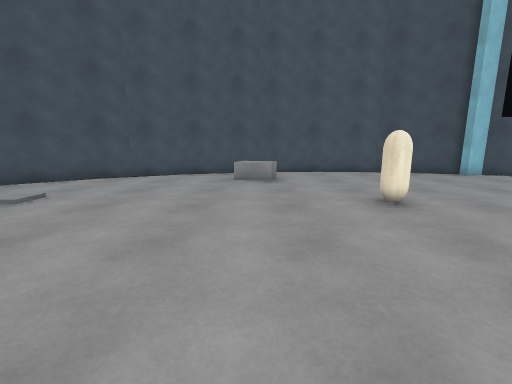
[1] (above)

16 first-person views from a walk through a Unity game level. The camera is 1.2 m above the floor, tilts 10° down and sees 90° across. The floor is counted in squares, 1 m on a side. Each view is taken from the middle of a square. On the plan, view 1 faces up. The plan holds only what a view shows up to about 12 squares ahead; the rest is blank. The place goes on beyond the plan. The player character is not drawn. Surface patterns are stand-ins for the level's own textures.

[2]
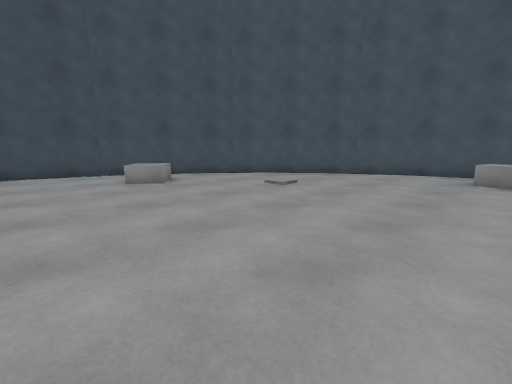

[3]
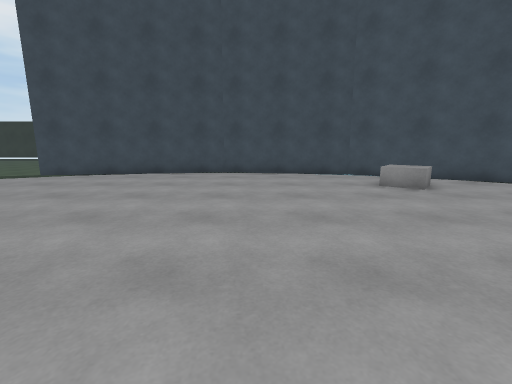

[4]
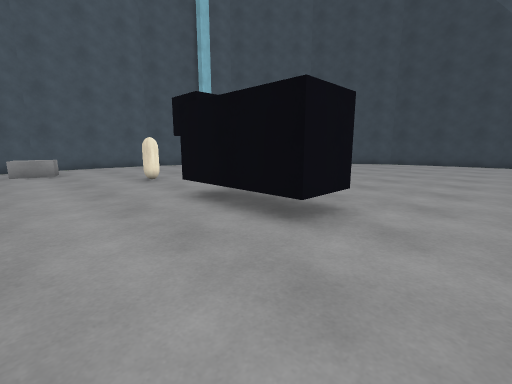

[5]
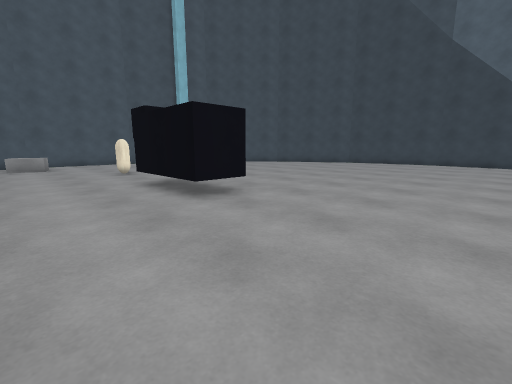

[6]
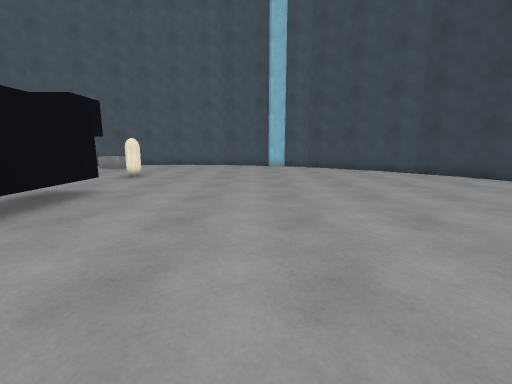

[7]
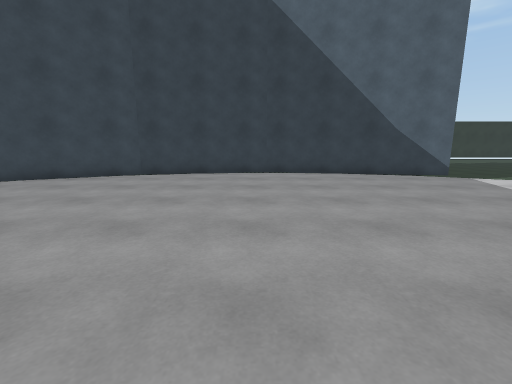

[8]
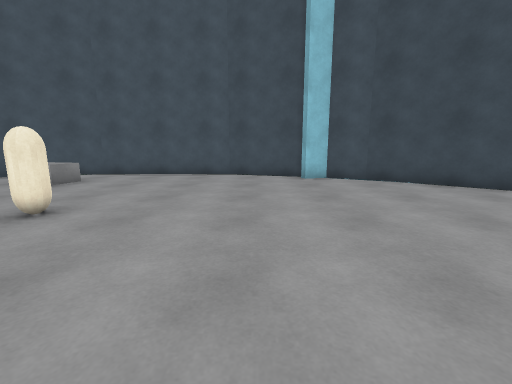

[9]
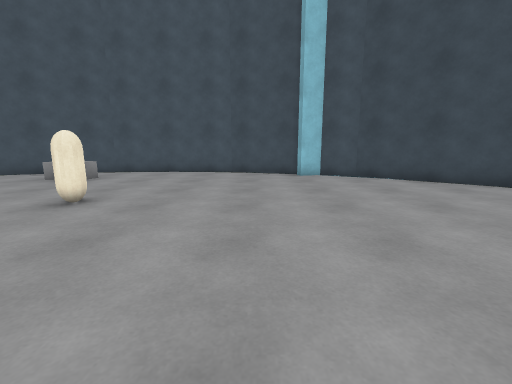

[10]
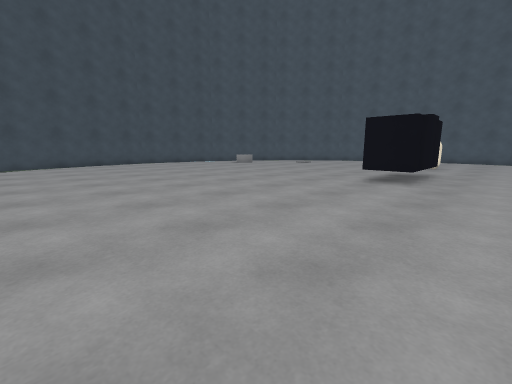

[11]
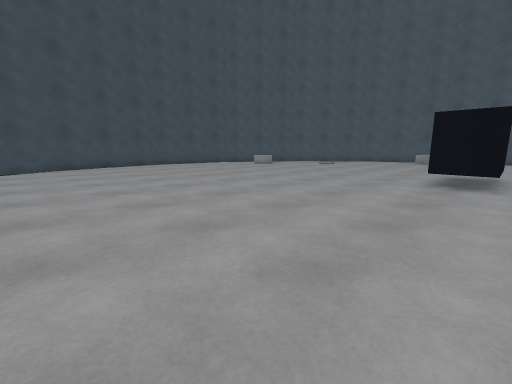

[12]
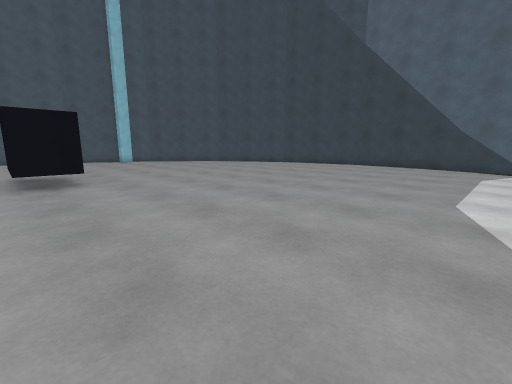

[13]
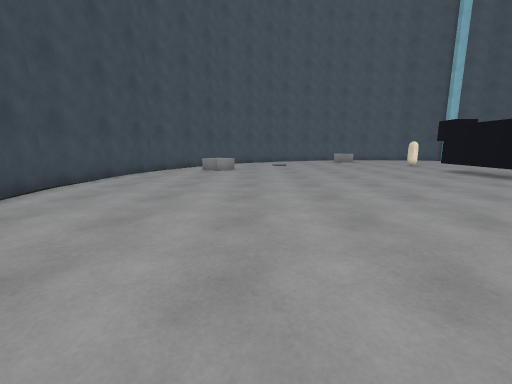

[14]
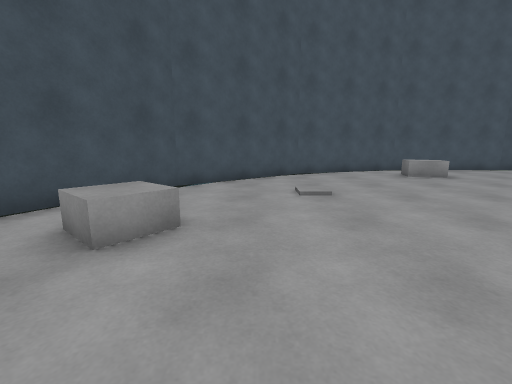

[15]
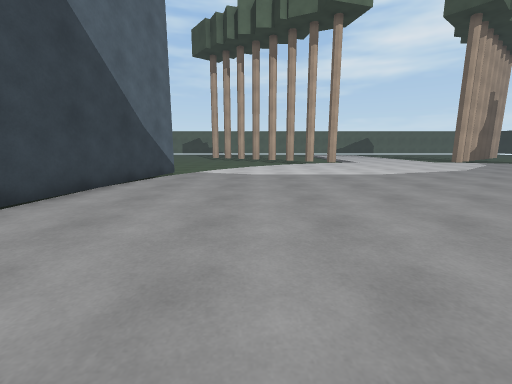

[16]
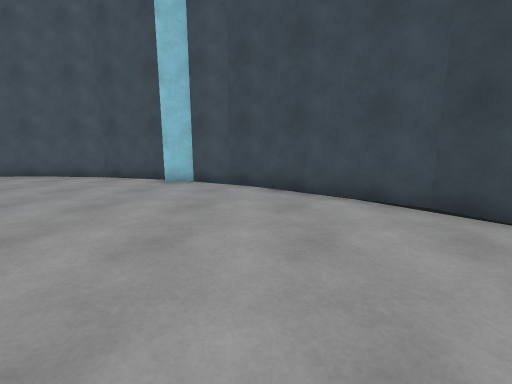

### Floor plan
Points are (right, up) in squares from view 1. A wall is a line through its corners. A room is listed if a view was taken in it or the views show most of it. See-through windows are left out.
Room 1 (views 1, 2, 3, 4, 5, 6, 7, 8, 9, 10, 11, 12, 13, 14, 15, 16)
walls: (9.1, 11.3) (5.8, 12.5) (0.2, 12.5) (-5.1, 10.6) (-9.4, 6.9) (-12.3, 2.1) (-13.2, -3.5) (-11.9, -11.2); (17.9, -11.3) (19.2, -3.5) (18.3, 2.1) (15.4, 7) (11.1, 10.6) (9.8, 11.1) (8.8, 10.7)
low walls: (0.8, 10.1) (0.6, 9) (-0.8, 9.4) (-0.5, 10.3); (-8.1, 2.9) (-8.9, 1.9) (-9.9, 2.7); (-9.1, 3.5) (-8.5, 3.1)
objects: other object (2, -2) to (4, 3); other object (3, 5) to (3, 6)

Where each view was taken, in squares from view 1:
view 1: 0 up, 0 right, facing up
view 2: 1 down, 0 right, facing up-left
view 3: 2 down, 1 left, facing left
view 4: 4 down, 1 left, facing up-right
view 5: 7 down, 1 left, facing up-right
view 6: 5 down, 8 right, facing up
view 7: 3 down, 7 right, facing right
view 8: 1 up, 7 right, facing up
view 9: 0 up, 7 right, facing up
view 10: 11 down, 6 right, facing up-left
view 11: 11 down, 4 right, facing up-left
view 12: 11 down, 2 right, facing up-right
view 13: 11 down, 7 left, facing up
view 14: 1 down, 7 left, facing up
view 15: 1 up, 14 right, facing down
view 16: 2 up, 12 right, facing up
